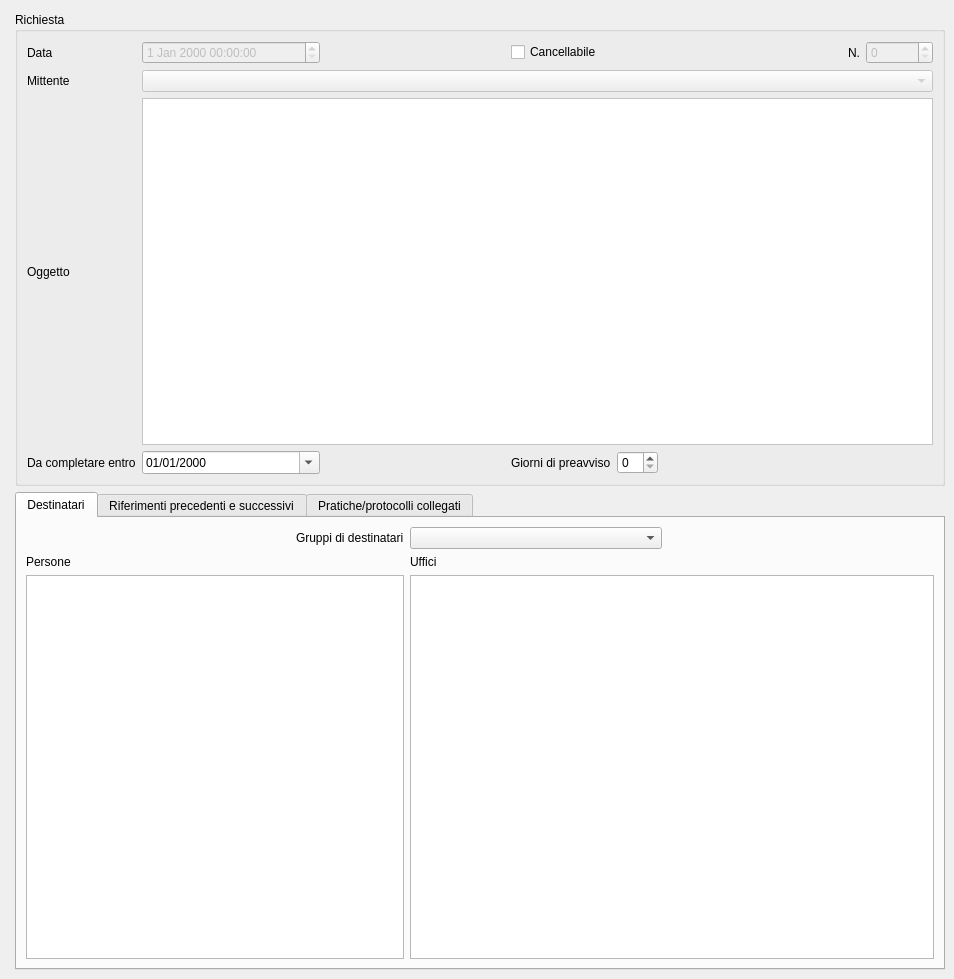
<?xml version="1.0" encoding="UTF-8"?>
<ui version="4.0">
 <class>MainWindow</class>
 <widget class="QMainWindow" name="MainWindow">
  <property name="enabled">
   <bool>true</bool>
  </property>
  <property name="geometry">
   <rect>
    <x>0</x>
    <y>0</y>
    <width>954</width>
    <height>979</height>
   </rect>
  </property>
  <property name="windowTitle">
   <string>Dettaglio messaggio</string>
  </property>
  <property name="searchcolumns" stdset="0">
   <string>data,&lt;testop&gt;,mittentep,datascadenza</string>
  </property>
  <property name="nodelete" stdset="0">
   <bool>true</bool>
  </property>
  <property name="sortcolumn" stdset="0">
   <number>0</number>
  </property>
  <property name="sortorder" stdset="0">
   <string>&gt;</string>
  </property>
  <widget class="QWidget" name="centralwidget">
   <layout class="QGridLayout" name="gridLayout_2" rowstretch="0,0,0,0">
    <property name="topMargin">
     <number>0</number>
    </property>
    <item row="0" column="0">
     <widget class="QLineEdit" name="lineEdit_2">
      <property name="enabled">
       <bool>false</bool>
      </property>
      <property name="maximumSize">
       <size>
        <width>0</width>
        <height>0</height>
       </size>
      </property>
      <property name="column" stdset="0">
       <string>mittentep</string>
      </property>
      <property name="private" stdset="0">
       <bool>true</bool>
      </property>
      <property name="export" stdset="0">
       <bool>true</bool>
      </property>
     </widget>
    </item>
    <item row="1" column="1">
     <widget class="QLineEdit" name="lineEdit">
      <property name="enabled">
       <bool>false</bool>
      </property>
      <property name="maximumSize">
       <size>
        <width>0</width>
        <height>0</height>
       </size>
      </property>
      <property name="column" stdset="0">
       <string>testop</string>
      </property>
      <property name="private" stdset="0">
       <bool>true</bool>
      </property>
      <property name="export" stdset="0">
       <bool>true</bool>
      </property>
     </widget>
    </item>
    <item row="3" column="1">
     <widget class="QTabWidget" name="tabWidget">
      <property name="currentIndex">
       <number>0</number>
      </property>
      <widget class="QWidget" name="destinatari">
       <attribute name="title">
        <string>Destinatari</string>
       </attribute>
       <layout class="QGridLayout" name="gridLayout_3">
        <item row="0" column="2">
         <widget class="QComboBox" name="comboBoxGruppiDestinatari">
          <item>
           <property name="text">
            <string/>
           </property>
          </item>
          <item>
           <property name="text">
            <string>Tutti gli utenti del Comune</string>
           </property>
          </item>
          <item>
           <property name="text">
            <string>Tutti i dipendenti</string>
           </property>
          </item>
          <item>
           <property name="text">
            <string>Tutti i responsabili strutture organizzative</string>
           </property>
          </item>
         </widget>
        </item>
        <item row="0" column="4">
         <spacer name="horizontalSpacer_3">
          <property name="orientation">
           <enum>Qt::Horizontal</enum>
          </property>
          <property name="sizeHint" stdset="0">
           <size>
            <width>444</width>
            <height>20</height>
           </size>
          </property>
         </spacer>
        </item>
        <item row="1" column="2">
         <widget class="QLabel" name="label_6">
          <property name="text">
           <string>Uffici</string>
          </property>
          <property name="buddy">
           <cstring>tableViewUffici</cstring>
          </property>
         </widget>
        </item>
        <item row="2" column="0" colspan="2">
         <widget class="com.axiastudio.pypapi.ui.widgets.PyPaPiTableView" name="tableViewPersone">
          <property name="entity" stdset="0">
           <string>.destinatarioUtenteCollection</string>
          </property>
          <property name="columns" stdset="0">
           <string>&lt;destinatario&gt;,&gt;conoscenza&lt;,&gt;letto&lt;,&gt;richiestacancellabile&lt;</string>
          </property>
          <property name="reference" stdset="0">
           <string>destinatario</string>
          </property>
          <property name="headers" stdset="0">
           <string>destinatario,cc,letto,canc</string>
          </property>
          <property name="search" stdset="0">
           <bool>true</bool>
          </property>
          <property name="searchfields" stdset="0">
           <string>destinatario</string>
          </property>
          <property name="saverows" stdset="0">
           <bool>true</bool>
          </property>
          <property name="filters" stdset="0">
           <string>disabilitato=false,richieste=true</string>
          </property>
          <property name="private" stdset="0">
           <bool>true</bool>
          </property>
         </widget>
        </item>
        <item row="0" column="1">
         <widget class="QLabel" name="label_12">
          <property name="text">
           <string>Gruppi di destinatari</string>
          </property>
          <property name="buddy">
           <cstring>comboBoxGruppiDestinatari</cstring>
          </property>
         </widget>
        </item>
        <item row="1" column="0">
         <widget class="QLabel" name="label_5">
          <property name="text">
           <string>Persone</string>
          </property>
          <property name="buddy">
           <cstring>tableViewPersone</cstring>
          </property>
         </widget>
        </item>
        <item row="2" column="2" colspan="3">
         <widget class="com.axiastudio.pypapi.ui.widgets.PyPaPiTableView" name="tableViewUffici">
          <property name="entity" stdset="0">
           <string>.destinatarioUfficioCollection</string>
          </property>
          <property name="columns" stdset="0">
           <string>&lt;destinatario&gt;,&gt;conoscenza&lt;,&gt;letto&lt;,&gt;richiestacancellabile&lt;</string>
          </property>
          <property name="reference" stdset="0">
           <string>destinatario</string>
          </property>
          <property name="headers" stdset="0">
           <string>destinatario,cc,letto,canc</string>
          </property>
          <property name="search" stdset="0">
           <bool>true</bool>
          </property>
          <property name="saverows" stdset="0">
           <bool>true</bool>
          </property>
          <property name="searchfields" stdset="0">
           <string>destinatario</string>
          </property>
          <property name="filters" stdset="0">
           <string>richieste=true</string>
          </property>
          <property name="private" stdset="0">
           <bool>true</bool>
          </property>
         </widget>
        </item>
        <item row="0" column="0">
         <spacer name="horizontalSpacer_2">
          <property name="orientation">
           <enum>Qt::Horizontal</enum>
          </property>
          <property name="sizeHint" stdset="0">
           <size>
            <width>448</width>
            <height>20</height>
           </size>
          </property>
         </spacer>
        </item>
       </layout>
      </widget>
      <widget class="QWidget" name="riferimenti">
       <attribute name="title">
        <string>Riferimenti precedenti e successivi</string>
       </attribute>
       <layout class="QGridLayout" name="gridLayout_4">
        <item row="0" column="0">
         <widget class="QLabel" name="label_8">
          <property name="text">
           <string>Precedenti</string>
          </property>
          <property name="buddy">
           <cstring>tableViewPrecedenti</cstring>
          </property>
         </widget>
        </item>
        <item row="1" column="0">
         <widget class="com.axiastudio.pypapi.ui.widgets.PyPaPiTableView" name="tableViewPrecedenti">
          <property name="entity" stdset="0">
           <string>.richiestaPrecedente</string>
          </property>
          <property name="columns" stdset="0">
           <string>&lt;mittente&gt;,&lt;data&gt;,testo,&lt;datascadenza&gt;</string>
          </property>
          <property name="headers" stdset="0">
           <string>Mittente,Data,Testo,Scadenza</string>
          </property>
          <property name="private" stdset="0">
           <bool>true</bool>
          </property>
         </widget>
        </item>
        <item row="2" column="0">
         <widget class="QLabel" name="label_16">
          <property name="text">
           <string>Successivi</string>
          </property>
          <property name="buddy">
           <cstring>tableViewSuccessivi</cstring>
          </property>
         </widget>
        </item>
        <item row="3" column="0">
         <widget class="com.axiastudio.pypapi.ui.widgets.PyPaPiTableView" name="tableViewSuccessivi">
          <property name="entity" stdset="0">
           <string>.richiestaSuccessivaCollection</string>
          </property>
          <property name="columns" stdset="0">
           <string>&lt;mittente&gt;,&lt;data&gt;,testo,&lt;datascadenza&gt;</string>
          </property>
          <property name="sortcolumn" stdset="0">
           <number>1</number>
          </property>
          <property name="sortorder" stdset="0">
           <string>&gt;</string>
          </property>
          <property name="headers" stdset="0">
           <string>Mittente,Data,Testo,Scadenza</string>
          </property>
          <property name="private" stdset="0">
           <bool>true</bool>
          </property>
         </widget>
        </item>
       </layout>
      </widget>
      <widget class="QWidget" name="collegati">
       <attribute name="title">
        <string>Pratiche/protocolli collegati</string>
       </attribute>
       <layout class="QGridLayout" name="gridLayout_5">
        <item row="0" column="0">
         <widget class="QLabel" name="label_9">
          <property name="text">
           <string>Pratiche</string>
          </property>
          <property name="buddy">
           <cstring>tableViewPratiche</cstring>
          </property>
         </widget>
        </item>
        <item row="1" column="0">
         <widget class="com.axiastudio.pypapi.ui.widgets.PyPaPiTableView" name="tableViewPratiche">
          <property name="minimumSize">
           <size>
            <width>600</width>
            <height>0</height>
           </size>
          </property>
          <property name="sizeIncrement">
           <size>
            <width>0</width>
            <height>0</height>
           </size>
          </property>
          <property name="columns" stdset="0">
           <string>oggetto,&lt;pratica&gt;</string>
          </property>
          <property name="reference" stdset="0">
           <string>pratica</string>
          </property>
          <property name="entity" stdset="0">
           <string>.richiestaPraticaCollection</string>
          </property>
          <property name="headers" stdset="0">
           <string>Oggetto,Pratica</string>
          </property>
          <property name="search" stdset="0">
           <bool>true</bool>
          </property>
          <property name="sortcolumn" stdset="0">
           <number>2</number>
          </property>
          <property name="sortorder" stdset="0">
           <string>&gt;</string>
          </property>
          <property name="searchfields" stdset="0">
           <string>pratica</string>
          </property>
         </widget>
        </item>
        <item row="2" column="0">
         <widget class="QLabel" name="label_10">
          <property name="text">
           <string>Protocolli</string>
          </property>
          <property name="buddy">
           <cstring>tableViewProtocolli</cstring>
          </property>
         </widget>
        </item>
        <item row="3" column="0">
         <widget class="com.axiastudio.pypapi.ui.widgets.PyPaPiTableView" name="tableViewProtocolli">
          <property name="minimumSize">
           <size>
            <width>600</width>
            <height>0</height>
           </size>
          </property>
          <property name="sizeIncrement">
           <size>
            <width>0</width>
            <height>0</height>
           </size>
          </property>
          <property name="columns" stdset="0">
           <string>oggetto,&lt;protocollo&gt;</string>
          </property>
          <property name="reference" stdset="0">
           <string>protocollo</string>
          </property>
          <property name="entity" stdset="0">
           <string>.richiestaProtocolloCollection</string>
          </property>
          <property name="headers" stdset="0">
           <string>Oggetto,Protocollo</string>
          </property>
          <property name="search" stdset="0">
           <bool>true</bool>
          </property>
          <property name="sortcolumn" stdset="0">
           <number>2</number>
          </property>
          <property name="sortorder" stdset="0">
           <string>&gt;</string>
          </property>
          <property name="searchfields" stdset="0">
           <string>protocollo</string>
          </property>
         </widget>
        </item>
       </layout>
      </widget>
     </widget>
    </item>
    <item row="2" column="1">
     <widget class="QGroupBox" name="groupBoxRichiesta">
      <property name="title">
       <string>Richiesta</string>
      </property>
      <layout class="QGridLayout" name="gridLayout_6" columnstretch="0,1,1,0,0,1,0">
       <item row="5" column="1">
        <widget class="com.axiastudio.pypapi.ui.widgets.PyPaPiDateEdit" name="dateEditEntroIl">
         <property name="displayFormat">
          <string>dd/MM/yyyy</string>
         </property>
         <property name="calendarPopup">
          <bool>true</bool>
         </property>
         <property name="column" stdset="0">
          <string>datascadenza</string>
         </property>
         <property name="export" stdset="0">
          <bool>true</bool>
         </property>
        </widget>
       </item>
       <item row="5" column="5" colspan="2">
        <spacer name="horizontalSpacer">
         <property name="orientation">
          <enum>Qt::Horizontal</enum>
         </property>
         <property name="sizeHint" stdset="0">
          <size>
           <width>500</width>
           <height>20</height>
          </size>
         </property>
        </spacer>
       </item>
       <item row="1" column="0">
        <widget class="QLabel" name="label_7">
         <property name="text">
          <string>Mittente</string>
         </property>
        </widget>
       </item>
       <item row="0" column="3">
        <widget class="QCheckBox" name="checkBox">
         <property name="text">
          <string>Cancellabile</string>
         </property>
         <property name="column" stdset="0">
          <string>cancellabile</string>
         </property>
        </widget>
       </item>
       <item row="0" column="6">
        <layout class="QGridLayout" name="gridLayout" rowstretch="0" columnstretch="0,0">
         <item row="0" column="0">
          <widget class="QLabel" name="label_13">
           <property name="maximumSize">
            <size>
             <width>21</width>
             <height>21</height>
            </size>
           </property>
           <property name="text">
            <string>N.</string>
           </property>
           <property name="buddy">
            <cstring>spinBox</cstring>
           </property>
          </widget>
         </item>
         <item row="0" column="1">
          <widget class="QSpinBox" name="spinBox_2">
           <property name="enabled">
            <bool>false</bool>
           </property>
           <property name="maximum">
            <number>10000000</number>
           </property>
           <property name="column" stdset="0">
            <string>id</string>
           </property>
          </widget>
         </item>
        </layout>
       </item>
       <item row="0" column="0">
        <widget class="QLabel" name="label_11">
         <property name="text">
          <string>Data</string>
         </property>
         <property name="buddy">
          <cstring>dateTimeEdit</cstring>
         </property>
        </widget>
       </item>
       <item row="5" column="0">
        <widget class="QLabel" name="label_3">
         <property name="text">
          <string>Da completare entro</string>
         </property>
         <property name="buddy">
          <cstring>dateEditEntroIl</cstring>
         </property>
        </widget>
       </item>
       <item row="0" column="1">
        <widget class="com.axiastudio.pypapi.ui.widgets.PyPaPiDateTimeEdit" name="dateTimeEdit">
         <property name="enabled">
          <bool>false</bool>
         </property>
         <property name="column" stdset="0">
          <string>data</string>
         </property>
         <property name="search" stdset="0">
          <bool>true</bool>
         </property>
         <property name="export" stdset="0">
          <bool>true</bool>
         </property>
        </widget>
       </item>
       <item row="1" column="1" colspan="6">
        <widget class="com.axiastudio.pypapi.ui.widgets.PyPaPiComboBox" name="comboBoxMittente">
         <property name="enabled">
          <bool>false</bool>
         </property>
         <property name="column" stdset="0">
          <string>mittente</string>
         </property>
         <property name="search" stdset="0">
          <bool>true</bool>
         </property>
         <property name="private" stdset="0">
          <bool>true</bool>
         </property>
        </widget>
       </item>
       <item row="2" column="1" colspan="6">
        <widget class="QTextEdit" name="textEdit">
         <property name="styleSheet">
          <string notr="true">:enabled { color:  rgb(0, 0, 0); background-color:  rgb(255,255,255)} :disabled { color:  rgb(0, 0, 0); background-color:  rgb(255,255,255)}</string>
         </property>
         <property name="column" stdset="0">
          <string>testo</string>
         </property>
         <property name="search" stdset="0">
          <bool>true</bool>
         </property>
         <property name="private" stdset="0">
          <bool>true</bool>
         </property>
        </widget>
       </item>
       <item row="5" column="4">
        <widget class="QSpinBox" name="spinBox">
         <property name="column" stdset="0">
          <string>giornipreavviso</string>
         </property>
        </widget>
       </item>
       <item row="2" column="0">
        <widget class="QLabel" name="label_2">
         <property name="text">
          <string>Oggetto</string>
         </property>
         <property name="buddy">
          <cstring>textEdit</cstring>
         </property>
        </widget>
       </item>
       <item row="5" column="3">
        <widget class="QLabel" name="label_4">
         <property name="minimumSize">
          <size>
           <width>0</width>
           <height>0</height>
          </size>
         </property>
         <property name="maximumSize">
          <size>
           <width>130</width>
           <height>16777215</height>
          </size>
         </property>
         <property name="text">
          <string>Giorni di preavviso</string>
         </property>
         <property name="buddy">
          <cstring>spinBox</cstring>
         </property>
        </widget>
       </item>
      </layout>
     </widget>
    </item>
   </layout>
  </widget>
 </widget>
 <customwidgets>
  <customwidget>
   <class>com.axiastudio.pypapi.ui.widgets.PyPaPiComboBox</class>
   <extends>QComboBox</extends>
   <header>pypapicombobox.h</header>
  </customwidget>
  <customwidget>
   <class>com.axiastudio.pypapi.ui.widgets.PyPaPiDateEdit</class>
   <extends>QDateEdit</extends>
   <header>pypapidateedit.h</header>
  </customwidget>
  <customwidget>
   <class>com.axiastudio.pypapi.ui.widgets.PyPaPiTableView</class>
   <extends>QTableView</extends>
   <header>pypapitableview.h</header>
  </customwidget>
  <customwidget>
   <class>com.axiastudio.pypapi.ui.widgets.PyPaPiDateTimeEdit</class>
   <extends>QDateTimeEdit</extends>
   <header>pypapidatetimeedit.h</header>
  </customwidget>
 </customwidgets>
 <tabstops>
  <tabstop>tabWidget</tabstop>
  <tabstop>comboBoxGruppiDestinatari</tabstop>
  <tabstop>tableViewPersone</tabstop>
  <tabstop>tableViewUffici</tabstop>
  <tabstop>tableViewPrecedenti</tabstop>
  <tabstop>tableViewSuccessivi</tabstop>
  <tabstop>tableViewPratiche</tabstop>
  <tabstop>tableViewProtocolli</tabstop>
  <tabstop>spinBox</tabstop>
  <tabstop>lineEdit</tabstop>
  <tabstop>lineEdit_2</tabstop>
 </tabstops>
 <resources/>
 <connections/>
</ui>
